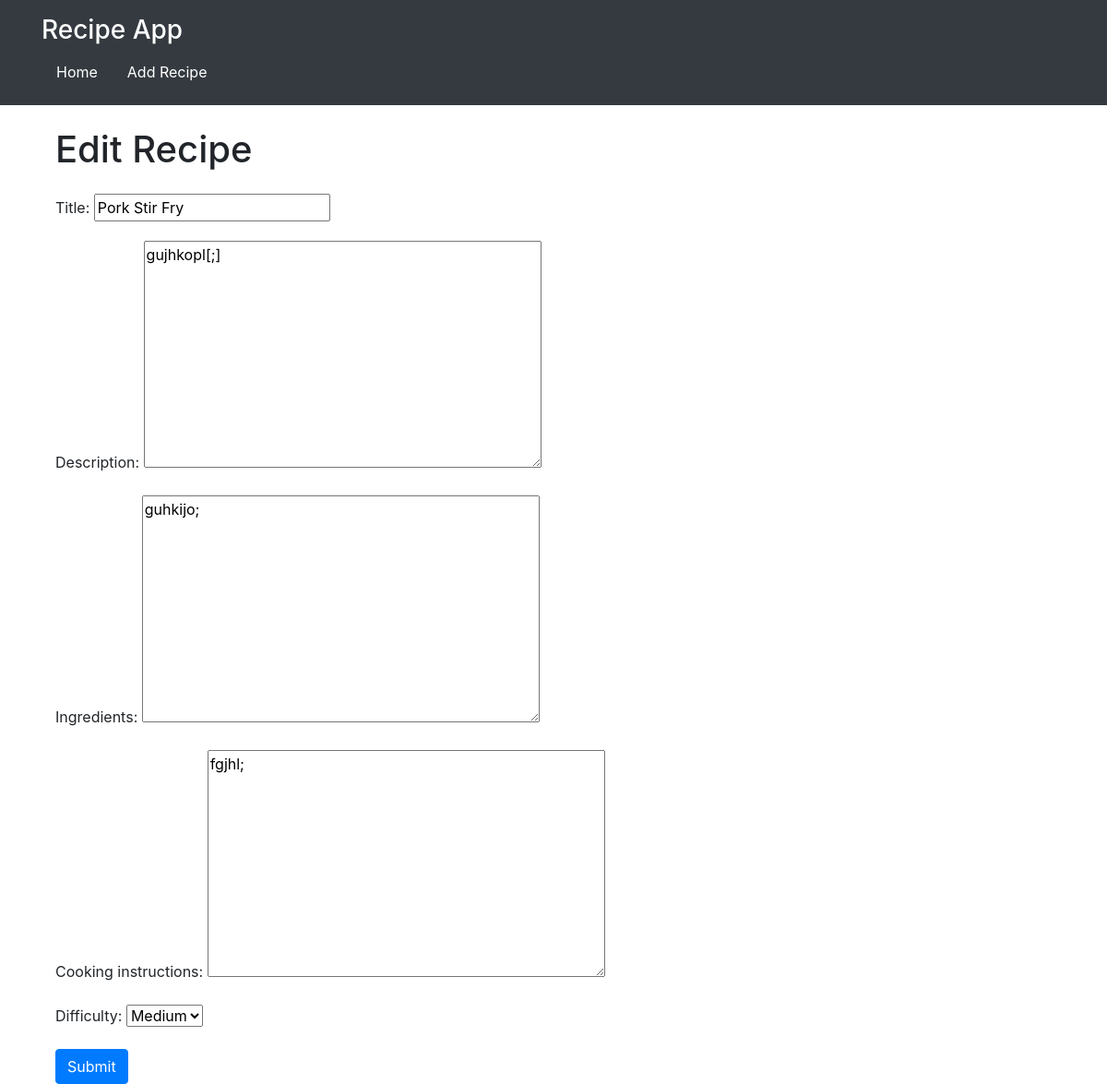
/recipe/8/edit/, run on the app's committed database.
### recipes/models.py (models this page shows, shortened)
class Recipe(models.Model):
    DIFFICULTY_CHOICES = [
        ('easy', 'Easy'),
        ('medium', 'Medium'),
        ('hard', 'Hard'),
    ]
    title = models.CharField(max_length=200)
    description = models.TextField()
    ingredients = models.TextField()
    ingredients = models.TextField()
    cooking_instructions = models.TextField()
    difficulty = models.CharField(
        max_length=6,
        choices=DIFFICULTY_CHOICES,
        default=DIFFICULTY_CHOICES[1][0],
    )

### recipes/views.py (the view)
# urls.py: path('recipe/<int:pk>/edit/', RecipeUpdateView.as_view(), name='recipe_edit'),
class RecipeUpdateView(UpdateView):
    model = Recipe
    form_class = RecipeForm
    template_name ='recipes/recipe_form.html'
    success_url = reverse_lazy('recipes:recipe_list')

### recipes/forms.py
class RecipeForm(forms.ModelForm):
    class Meta:
        model = Recipe
        fields = [
            'title',
            'description',
            'ingredients',
            'cooking_instructions',
            'difficulty',
        ]

### recipes/templates/recipes/recipe_form.html (shortened to what this page needs)
{% extends "base_generic.html" %}
{% block content %}
<div class="container">
    <h1 class="mb-4">{{ form.instance.id|yesno:"Edit Recipe,Add Recipe" }}</h1>
    <form method="post">
        <div class="mb-3">
        {{ form.as_p }}
        </div>
        <button type="submit" class="btn btn-primary">Submit</button>
    </form>
</div>
{% endblock %}

### data on the page
Recipe: instance.id "Edit Recipe", title "Pork Stir Fry", description "gujhkopl[;]", ingredients "guhkijo;", cooking_instructions "fgjhl;", difficulty "Medium"
